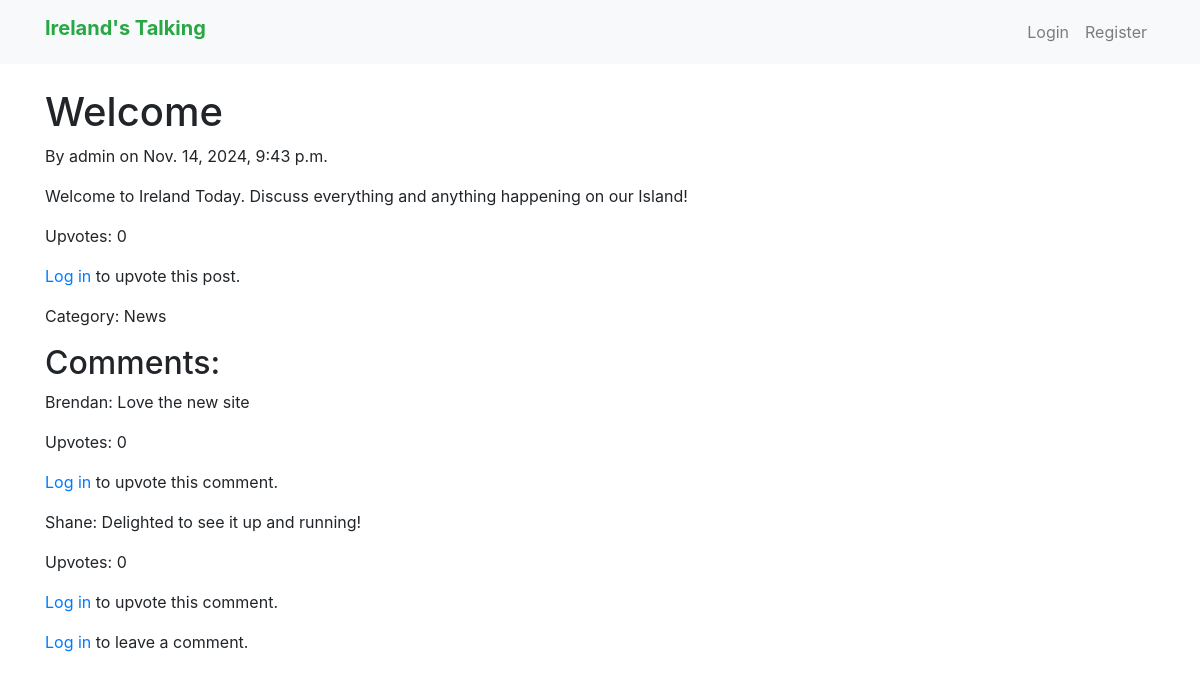
The app's page /post/2/ with its own data.
### posts/models.py (models this page shows, shortened)
class Post(models.Model):
    title = models.CharField(max_length=255)  # Post title
    content = models.TextField()  # Post content
    author = models.ForeignKey(User, on_delete=models.CASCADE)  # Link to author (User)
    category = models.ForeignKey(Category, on_delete=models.SET_NULL, null=True, blank=True)  # Optional category
    created_at = models.DateTimeField(auto_now_add=True)  # Auto-populated timestamp for creation
    updated_at = models.DateTimeField(auto_now=True)  # Auto-updated timestamp for modifications
    upvotes = models.ManyToManyField(User, related_name='post_upvotes', blank=True)  # Track users who upvoted
    def upvote_count(self):
        return self.upvotes.count()  # Return count of upvotes

class Category(models.Model):
    name = models.CharField(max_length=255)  # Category name

class Comment(models.Model):
    post = models.ForeignKey(Post, on_delete=models.CASCADE, related_name='comments')  # Link to post
    author = models.ForeignKey(User, on_delete=models.CASCADE)  # Link to author (User)
    content = models.TextField()  # Comment content
    created_at = models.DateTimeField(auto_now_add=True)  # Timestamp for creation
    upvotes = models.ManyToManyField(User, related_name='comment_upvotes', blank=True)  # Track users who upvoted
    def upvote_count(self):
        return self.upvotes.count()  # Return count of upvotes

### posts/views.py (the view)
# urls.py: path('post/<int:post_id>/', views.post_detail, name='post_detail'),  # View post details
def post_detail(request, post_id):
    post = get_object_or_404(Post, id=post_id)
    comments = post.comments.all()
    if request.method == 'POST':
        form = CommentForm(request.POST)
        if form.is_valid():
            comment = form.save(commit=False)
            comment.author = request.user
            comment.post = post
            comment.save()
            return redirect('post_detail', post_id=post.id)
    else:
        form = CommentForm()
    return render(request, 'posts/post_detail.html', {'post': post, 'form': form, 'comments': comments})

### posts/templates/posts/post_detail.html (shortened to what this page needs)
{% extends 'base.html' %}
{% block content %}
<h1>{{ post.title }}</h1>
<p>By {{ post.author.username }} on {{ post.created_at }}</p>
<p>{{ post.content }}</p>
<p>Upvotes: {{ post.upvote_count }}</p>
{% if user.is_authenticated %}
    <form method="post" action="{% url 'upvote_post' post.id %}">
        {% csrf_token %}
        <button type="submit" class="btn btn-success">Upvote Post</button>
    </form>
{% else %}
    <p><a href="{% url 'login' %}">Log in</a> to upvote this post.</p>
{% endif %}
{% if post.category %}
    <p>Category: {{ post.category.name }}</p>
{% else %}
    <p>Category: No Category</p>
{% endif %}
<h2>Comments:</h2>
{% for comment in comments %}
    <div class="comment">
        <p>{{ comment.author.username }}: {{ comment.content }}</p>
        <p>Upvotes: {{ comment.upvote_count }}</p>
        {% if user.is_authenticated %}
            <form method="post" action="{% url 'upvote_comment' comment.id %}">
                {% csrf_token %}
                <button type="submit" class="btn btn-primary">Upvote Comment</button>
            </form>
        {% else %}
            <p><a href="{% url 'login' %}">Log in</a> to upvote this comment.</p>
        {% endif %}
    </div>
{% endfor %}
{% if user.is_authenticated %}
    <form method="post">
        {% csrf_token %}
        {{ form.as_p }}
        <button type="submit" class="btn btn-primary">Add Comment</button>
    </form>
{% else %}
    <p><a href="{% url 'login' %}">Log in</a> to leave a comment.</p>
{% endif %}
{% endblock %}

### records on screen
Post: title "Welcome", author.username "admin", created_at "Nov. 14, 2024, 9:43 p.m.", content "Welcome to Ireland Today. Discuss everything and anything happening on our Island!", upvote_count "0", category.name "News"
Comment: author.username "Brendan", content "Love the new site", upvote_count "0"
Comment: author.username "Shane", content "Delighted to see it up and running!", upvote_count "0"
